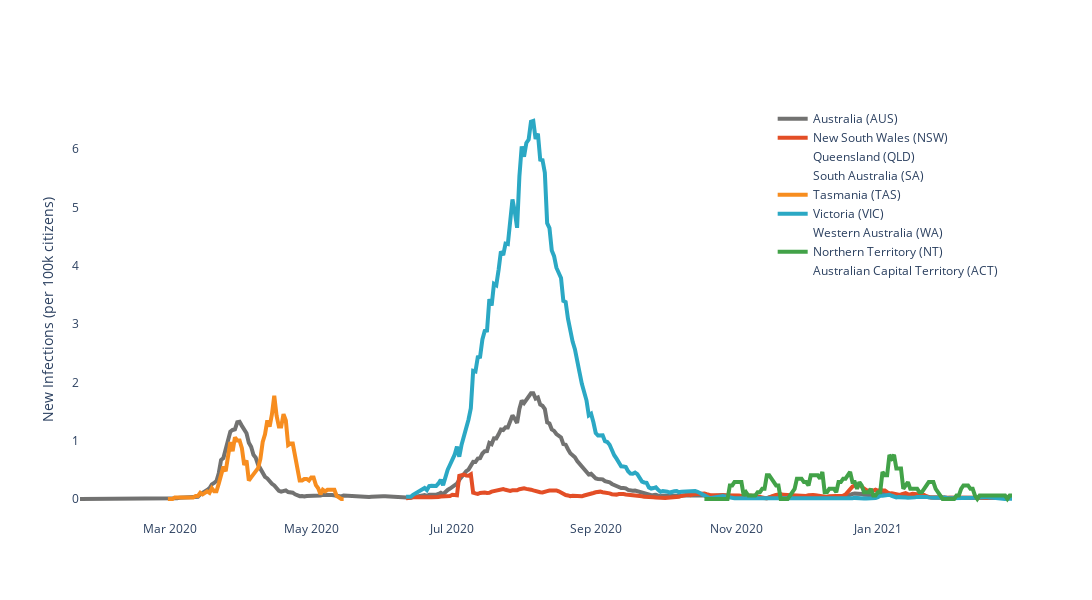

Source (notebook cell):
### Code cell
figure = go.Figure(data=data, layout=layout)
figure.update_layout(
    autosize=False,
    width=2000,
    height=600,)
figure.update_xaxes(showgrid=True, gridwidth=1, gridcolor='White')
figure.update_yaxes(showgrid=True, gridwidth=1, gridcolor='White')
for i in range(len(figure['data'])):
    figure['data'][i]['line']['color']=colors[i]
    
figure.write_image("Exports/New_infections_by_state.png")
figure.show()
#figure.add_annotation(x='6/20/20',y=0.20, text="Victoria Restrictions", showarrow=True, arrowhead=1)
#figure.add_annotation(x='8/2/20',y=6.3, text="Declared State of disaster", showarrow=True, arrowhead=1)
#figure.add_annotation(x='9/13/20',y=0.6, text="Reduction of restrictions", showarrow=True, arrowhead=1)
#figure.add_annotation(x='10/26/20',y=0.1, text="Zero new cases - Victoria", showarrow=True, arrowhead=1)

### Figure 1 — Plotly figure (JSON) as saved in the notebook; plotly's stock layout.template omitted (floating-point values rounded to 4 significant figures; data arrays with more than 128 entries replaced by an {"elided": "..."} marker saying what was removed)
{"data": [{"line": {"color": "#727271", "width": 4}, "name": "Australia (AUS)", "type": "scatter", "x": {"elided": "404 str values"}, "y": {"elided": "404 float values"}}, {"line": {"color": "#E34E26", "width": 4}, "name": "New South Wales (NSW)", "type": "scatter", "x": {"elided": "404 str values"}, "y": {"elided": "404 float values"}}, {"line": {"color": "rgba(0,0,0,0)", "width": 4}, "name": "Queensland (QLD)", "type": "scatter", "x": {"elided": "404 str values"}, "y": {"elided": "404 null values"}}, {"line": {"color": "rgba(0,0,0,0)", "width": 4}, "name": "South Australia (SA)", "type": "scatter", "x": {"elided": "404 str values"}, "y": {"elided": "404 null values"}}, {"line": {"color": "#F78D1F", "width": 4}, "name": "Tasmania (TAS)", "type": "scatter", "x": {"elided": "404 str values"}, "y": {"elided": "404 float values"}}, {"line": {"color": "#2BA8C4", "width": 4}, "name": "Victoria (VIC)", "type": "scatter", "x": {"elided": "404 str values"}, "y": {"elided": "404 float values"}}, {"line": {"color": "rgba(0,0,0,0)", "width": 4}, "name": "Western Australia (WA)", "type": "scatter", "x": {"elided": "404 str values"}, "y": {"elided": "404 null values"}}, {"line": {"color": "#42A248", "width": 4}, "name": "Northern Territory (NT)", "type": "scatter", "x": {"elided": "404 str values"}, "y": {"elided": "404 float values"}}, {"line": {"color": "rgba(0,0,0,0)", "width": 4}, "name": "Australian Capital Territory (ACT)", "type": "scatter", "x": {"elided": "404 str values"}, "y": {"elided": "404 null values"}}], "layout": {"autosize": false, "height": 600, "legend": {"x": 0.99, "xanchor": "right", "y": 0.99, "yanchor": "top"}, "paper_bgcolor": "rgba(0,0,0,0)", "plot_bgcolor": "rgba(0,0,0,0)", "title": {"text": ""}, "width": 2000, "xaxis": {"gridcolor": "White", "gridwidth": 1, "showgrid": true, "title": {"text": ""}}, "yaxis": {"gridcolor": "White", "gridwidth": 1, "showgrid": true, "title": {"text": "New Infections (per 100k citizens)"}}}}
